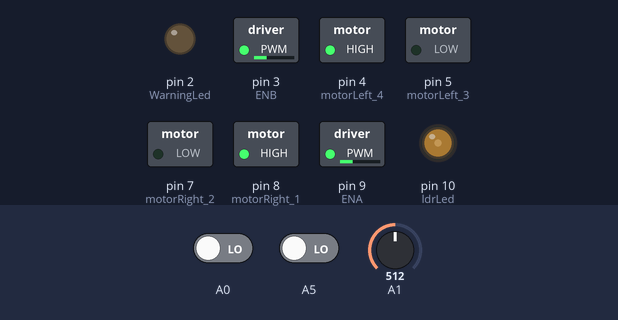
The sketch below on a simulated Arduino Uno, built with avr-gcc and run on an emulated ATmega328P. Shown: switched loads named in the sketch (green lamp = pin HIGH), output pins drawn as LEDs (lit = HIGH). The inputs (shaded band) are chosen by the test bench; at power-on: A1 = 512, A5 LOW, A0 LOW. What the sketch prints to the serial monitor is not drawn.

Above: at 1.2 s.
1.3 s: A1 set to 593
2.8 s: A1 set to 615
At 4.0 s:
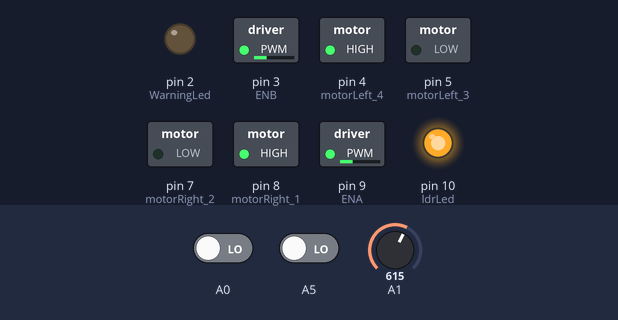
4.3 s: A5 driven HIGH
At 4.7 s:
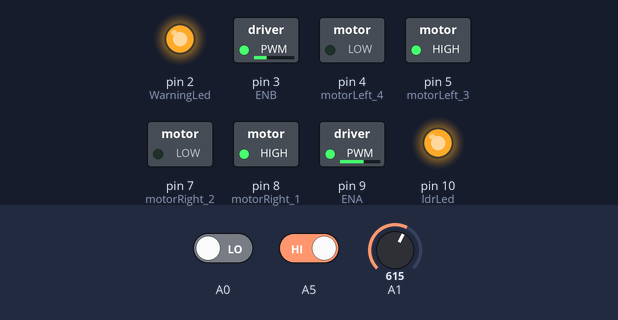
5.8 s: A0 driven HIGH
At 6.3 s:
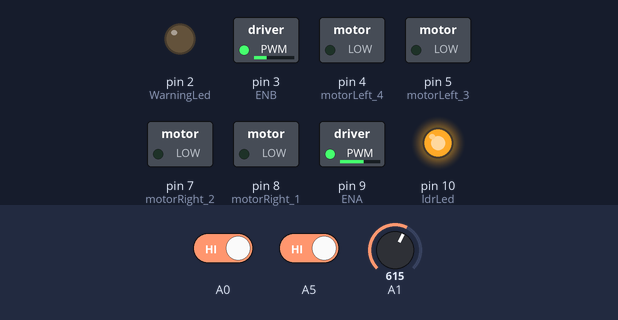
7.3 s: A1 set to 590
At 8.1 s:
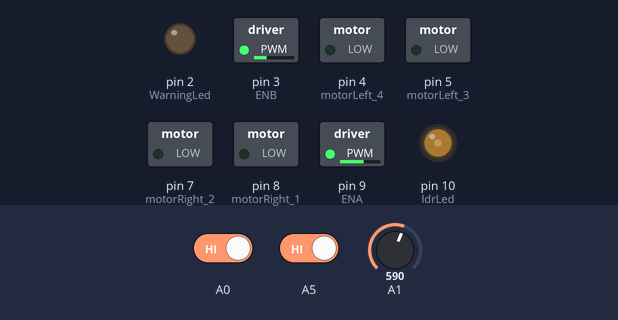
8.8 s: A1 set to 208
10.3 s: A1 set to 187
At 11.6 s:
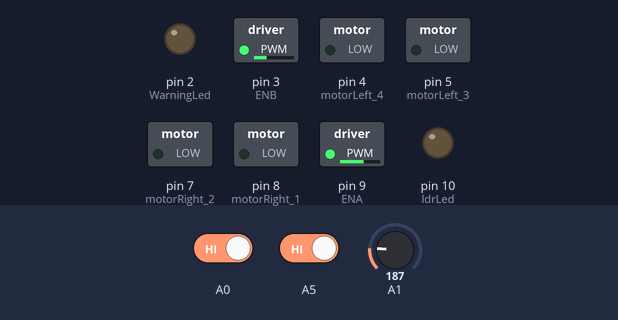
Timing chart, 0 to 12.8 s (numbered marks = the images above; inputs shaded):
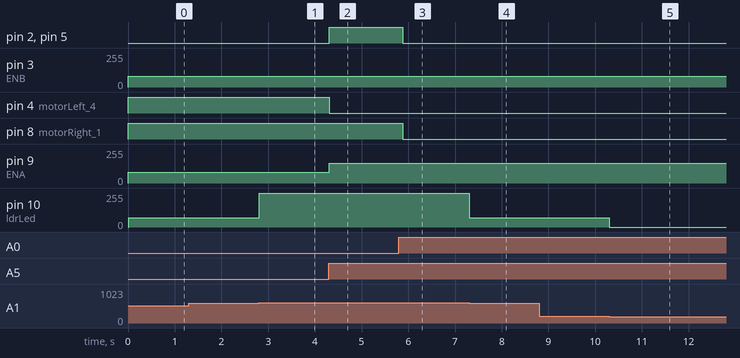

Measured:
- the behaviour switches between 600 and 601 on A1 (found by bisection; images 0 and 1)
- the behaviour switches between 201 and 200 on A1 (found by bisection; images 4 and 5)
- after the input at 2.8 s, pin 10 (ldrLed): 70/255 → 255/255 at once
- after the input at 4.3 s, pin 2 (WarningLed), pin 5 (motorLeft_3): LOW → HIGH at once; pin 4 (motorLeft_4): HIGH → LOW at once; pin 9 (ENA): 80/255 → 150/255 at once
- after the input at 5.8 s, pin 2 (WarningLed), pin 5 (motorLeft_3), pin 8 (motorRight_1): HIGH → LOW after 0.08 s
- after the input at 7.3 s, pin 10 (ldrLed): 255/255 → 70/255 at once
- after the input at 10.3 s, pin 10 (ldrLed): 70/255 → 0/255 at once

The sketch:

MOTION_WARNING_LEDS_AND_ADAPTIVE_HEADLIGHTS.ino
```cpp
#include <Arduino_FreeRTOS.h>
#define ENA 9
#define motorRight_1 8 //MOVES THE RIGHT WHEELS FORWARD
#define motorRight_2 7 //MOVES THE RIGHT WHEELS BACKWARD
#define ENB 3
#define motorLeft_3 5 //MOVES THE LEFT WHEELS BACKWARD
#define motorLeft_4 4 //MOVES THE LEFT WHEELS FORWARD
#define WarningLed 2
#define ldrLed 10
int right ;
int left;
//int leftSensor;
int ldrSensor;
bool StoppedFlag=false;
void vTask1(void*pvParameters);
void vTask2(void*pvParamaters);
TaskHandle_t xTask2Handle = NULL;
void setup() {
  Serial.begin(9600);
  pinMode(motorRight_1,OUTPUT);
  pinMode(motorRight_2,OUTPUT);
  pinMode(motorLeft_3,OUTPUT);
  pinMode(motorLeft_4,OUTPUT);
  pinMode(ENA,OUTPUT);
  pinMode(ENB,OUTPUT);
  pinMode(WarningLed,OUTPUT);
  pinMode(ldrLed,OUTPUT);
//  pinMode(rightSensor,OUTPUT);
//  pinMode(leftSensor,OUTPUT);
  xTaskCreate(vTask1,"LANE TASK",128,NULL,2,NULL);
  xTaskCreate(vTask2,"LDR TASK",150,NULL,1,&xTask2Handle);

}
void FORWARD()
{
digitalWrite(motorRight_1,HIGH);
digitalWrite(motorRight_2,LOW);
digitalWrite(motorLeft_3,LOW);
digitalWrite(motorLeft_4,HIGH);
//PWM
analogWrite(ENA,80);
analogWrite(ENB,80);
}
void RIGHTSENSORDETECT()
{
  //Move Right
  //The left wheels are working only
  //PWM
  analogWrite(ENB,150);
  digitalWrite(motorLeft_3,LOW);
  digitalWrite(motorLeft_4,HIGH);
  //STOP RIGHT MOTORS
  //PWM
  analogWrite(ENA,80);
  digitalWrite(motorRight_1,LOW);
  digitalWrite(motorRight_2,HIGH);

}

void LEFTSENSORDETECT()
{
   //Move Left
  //The right wheels are working only
  //PWM
  analogWrite(ENA,150);
  digitalWrite(motorRight_1,HIGH);
  digitalWrite(motorRight_2,LOW);
  //STOP LEFT MOTORS
  //PWM
  analogWrite(ENB,80);
  digitalWrite(motorLeft_3,HIGH);
  digitalWrite(motorLeft_4,LOW);

}
void STOP(){
digitalWrite(motorRight_1,LOW);
digitalWrite(motorRight_2,LOW);
digitalWrite(motorLeft_3,LOW);
digitalWrite(motorLeft_4,LOW);
}

void vTask1(void* pvParamaters){

//TickType_t xLastWakeTime;
//const TickType_t xDelay600000= pdMS_TO_TICKS(600000);
//xLastWakeTime=xTaskGetTickCount();
UBaseType_t uxPriority ;
uxPriority = uxTaskPriorityGet(NULL);
while(1){
  right= digitalRead(A0);
  left = digitalRead(A5);
  //Serial.println(right);
  Serial.println(left);
  if(StoppedFlag==false){
  if(right==1&& left==0){
    RIGHTSENSORDETECT();
    digitalWrite(WarningLed,HIGH);
    delay(100);
  }
else if ( left==1 && right==0){
    LEFTSENSORDETECT();
    digitalWrite(WarningLed,HIGH);
    delay(100);
 }
 else if ( left==1&& right==1){
    STOP();
    digitalWrite(WarningLed,LOW);
    StoppedFlag=true;
    delay(100);
  }
else {
 FORWARD();
digitalWrite(WarningLed,LOW);
  }
}
else {
  vTaskPrioritySet(xTask2Handle,2);
  vTaskPrioritySet(NULL, 1);
}

}
}
void vTask2(void*pvParameters){
//  TickType_t xLastWakeTime;
//  const TickType_t xDelay600000= pdMS_TO_TICKS(1000);
//  xLastWakeTime=xTaskGetTickCount();
  UBaseType_t uxPriority ;
  uxPriority = uxTaskPriorityGet(NULL);
  while(1){
    ldrSensor=analogRead(A1);
    if(ldrSensor>=0 && ldrSensor<=200){
       analogWrite(ldrLed,0);
     }
else if(ldrSensor>=201 && ldrSensor<=600){
       analogWrite(ldrLed,70);
      }
else {
       analogWrite(ldrLed,255);
     }
     //vTaskDelayUntil(&xLastWakeTime,pdMS_TO_TICKS(1000));
  }
}
void loop() {
/*Serial.println(rightSensor);
Serial.println(ldrSensor);
*/
 /*Serial.print("rightSensor: ");
  Serial.println(rightSensor);
  Serial.print("leftSensor: ");
  Serial.println(leftSensor);
 */
}
```
